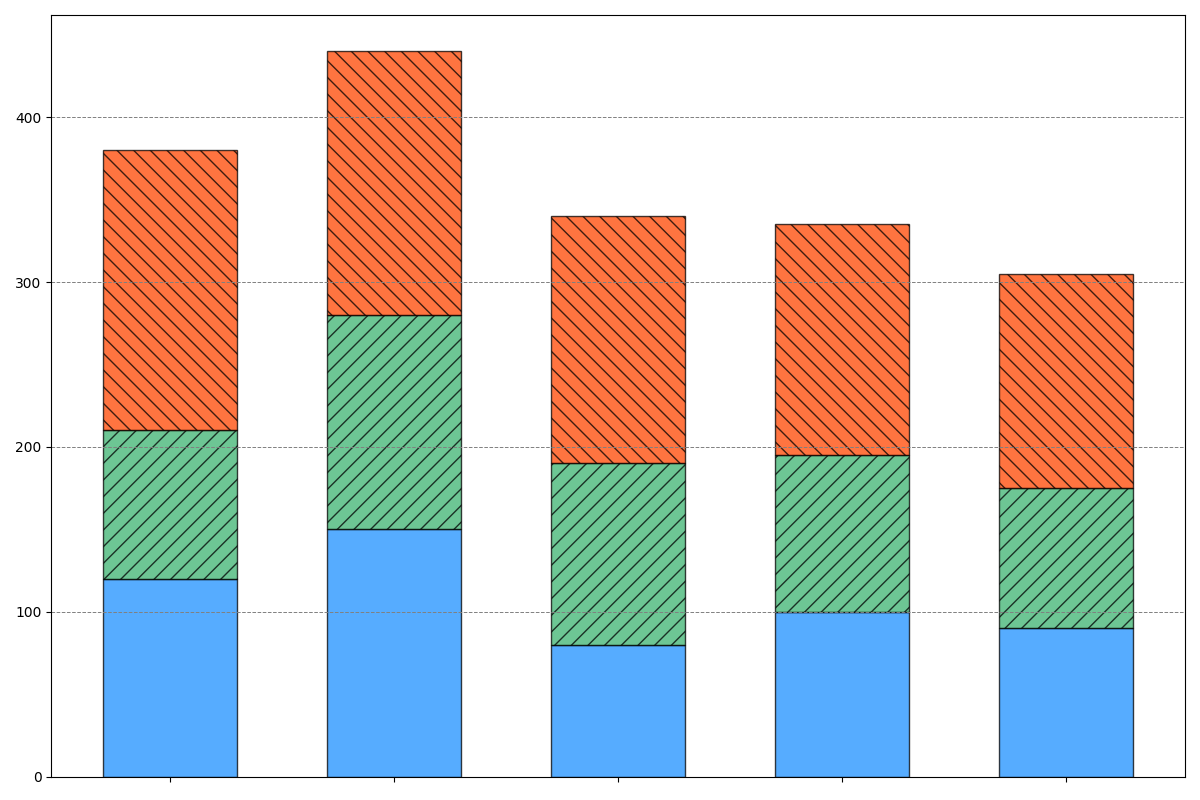

The Python source for this figure:
import matplotlib.pyplot as plt
import numpy as np

publishers = ['Publisher A', 'Publisher C', 'Publisher D']
genres = ['Fiction', 'Non-Fiction', 'Science Fiction', 'Fantasy', 'Historical']

data = np.array([
    [120, 150, 80, 100, 90],     
    [90, 130, 110, 95, 85],      
    [170, 160, 150, 140, 130]    
])

fig, ax = plt.subplots(figsize=(12, 8))
colors = ['#1E90FF', '#3CB371', '#FF4500']
positions = np.arange(len(genres))
bottom = np.zeros(len(genres))

# Create a stacked bar chart without textual elements
for idx, (color, hatch_style) in enumerate(zip(colors, ['', '//', '\\\\'])):
    ax.bar(positions, data[idx], width=0.6, color=color, bottom=bottom, 
           alpha=0.75, edgecolor='black', hatch=hatch_style)
    bottom += data[idx]

ax.set_xticks(positions)
ax.set_xticklabels([])  # Remove the genre labels

ax.grid(True, which='both', axis='y', linestyle='--', linewidth=0.7, color='gray')

plt.tight_layout()
plt.show()
